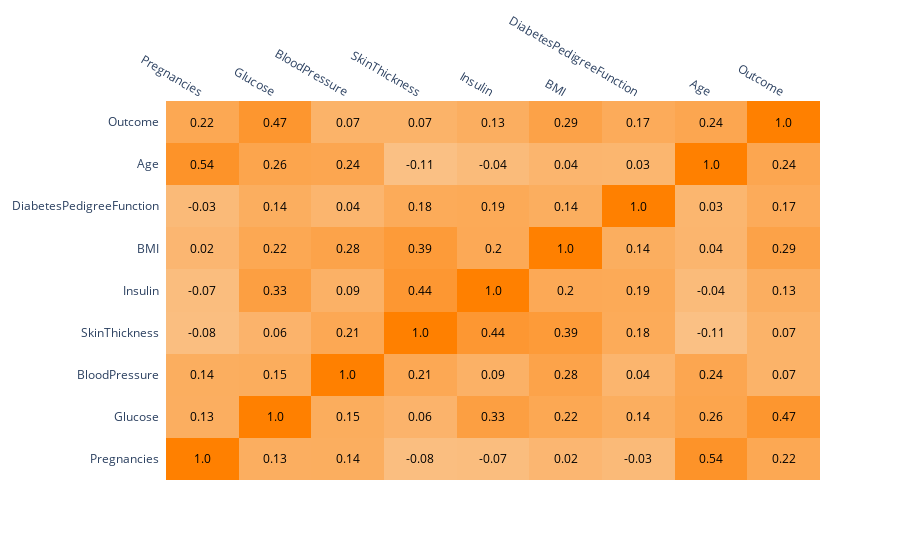

The notebook cell this image was saved under:
### Code cell
#https://plotly.com/python/annotated-heatmap/

colorscale = [[0, 'navy'], [0.7, 'plum'], [1, 'plum']]
colorscale = [[0, 'rgb(250, 192, 132)'], [0.5, 'rgb(253, 151, 49)'], [1, 'rgb(255, 128, 0)']]

font_colors = ['black'] # ['white', 'black']
fig = ff.create_annotated_heatmap(
    df_corr.values.round(2), 
    colorscale=colorscale, 
    font_colors=font_colors,
    x=colunas,
    y=colunas
)
fig.show()

### Figure 1 — Plotly figure (JSON) as saved in the notebook; plotly's stock layout.template omitted (floating-point values rounded to 4 significant figures)
{"data": [{"colorscale": [[0, "rgb(250, 192, 132)"], [0.5, "rgb(253, 151, 49)"], [1, "rgb(255, 128, 0)"]], "reversescale": false, "showscale": false, "type": "heatmap", "x": ["Pregnancies", "Glucose", "BloodPressure", "SkinThickness", "Insulin", "BMI", "DiabetesPedigreeFunction", "Age", "Outcome"], "y": ["Pregnancies", "Glucose", "BloodPressure", "SkinThickness", "Insulin", "BMI", "DiabetesPedigreeFunction", "Age", "Outcome"], "z": [[1, 0.13, 0.14, -0.08, -0.07, 0.02, -0.03, 0.54, 0.22], [0.13, 1, 0.15, 0.06, 0.33, 0.22, 0.14, 0.26, 0.47], [0.14, 0.15, 1, 0.21, 0.09, 0.28, 0.04, 0.24, 0.07], [-0.08, 0.06, 0.21, 1, 0.44, 0.39, 0.18, -0.11, 0.07], [-0.07, 0.33, 0.09, 0.44, 1, 0.2, 0.19, -0.04, 0.13], [0.02, 0.22, 0.28, 0.39, 0.2, 1, 0.14, 0.04, 0.29], [-0.03, 0.14, 0.04, 0.18, 0.19, 0.14, 1, 0.03, 0.17], [0.54, 0.26, 0.24, -0.11, -0.04, 0.04, 0.03, 1, 0.24], [0.22, 0.47, 0.07, 0.07, 0.13, 0.29, 0.17, 0.24, 1]]}], "layout": {"annotations": [{"font": {"color": "black"}, "showarrow": false, "text": "1.0", "x": "Pregnancies", "xref": "x", "y": "Pregnancies", "yref": "y"}, {"font": {"color": "black"}, "showarrow": false, "text": "0.13", "x": "Glucose", "xref": "x", "y": "Pregnancies", "yref": "y"}, {"font": {"color": "black"}, "showarrow": false, "text": "0.14", "x": "BloodPressure", "xref": "x", "y": "Pregnancies", "yref": "y"}, {"font": {"color": "black"}, "showarrow": false, "text": "-0.08", "x": "SkinThickness", "xref": "x", "y": "Pregnancies", "yref": "y"}, {"font": {"color": "black"}, "showarrow": false, "text": "-0.07", "x": "Insulin", "xref": "x", "y": "Pregnancies", "yref": "y"}, {"font": {"color": "black"}, "showarrow": false, "text": "0.02", "x": "BMI", "xref": "x", "y": "Pregnancies", "yref": "y"}, {"font": {"color": "black"}, "showarrow": false, "text": "-0.03", "x": "DiabetesPedigreeFunction", "xref": "x", "y": "Pregnancies", "yref": "y"}, {"font": {"color": "black"}, "showarrow": false, "text": "0.54", "x": "Age", "xref": "x", "y": "Pregnancies", "yref": "y"}, {"font": {"color": "black"}, "showarrow": false, "text": "0.22", "x": "Outcome", "xref": "x", "y": "Pregnancies", "yref": "y"}, {"font": {"color": "black"}, "showarrow": false, "text": "0.13", "x": "Pregnancies", "xref": "x", "y": "Glucose", "yref": "y"}, {"font": {"color": "black"}, "showarrow": false, "text": "1.0", "x": "Glucose", "xref": "x", "y": "Glucose", "yref": "y"}, {"font": {"color": "black"}, "showarrow": false, "text": "0.15", "x": "BloodPressure", "xref": "x", "y": "Glucose", "yref": "y"}, {"font": {"color": "black"}, "showarrow": false, "text": "0.06", "x": "SkinThickness", "xref": "x", "y": "Glucose", "yref": "y"}, {"font": {"color": "black"}, "showarrow": false, "text": "0.33", "x": "Insulin", "xref": "x", "y": "Glucose", "yref": "y"}, {"font": {"color": "black"}, "showarrow": false, "text": "0.22", "x": "BMI", "xref": "x", "y": "Glucose", "yref": "y"}, {"font": {"color": "black"}, "showarrow": false, "text": "0.14", "x": "DiabetesPedigreeFunction", "xref": "x", "y": "Glucose", "yref": "y"}, {"font": {"color": "black"}, "showarrow": false, "text": "0.26", "x": "Age", "xref": "x", "y": "Glucose", "yref": "y"}, {"font": {"color": "black"}, "showarrow": false, "text": "0.47", "x": "Outcome", "xref": "x", "y": "Glucose", "yref": "y"}, {"font": {"color": "black"}, "showarrow": false, "text": "0.14", "x": "Pregnancies", "xref": "x", "y": "BloodPressure", "yref": "y"}, {"font": {"color": "black"}, "showarrow": false, "text": "0.15", "x": "Glucose", "xref": "x", "y": "BloodPressure", "yref": "y"}, {"font": {"color": "black"}, "showarrow": false, "text": "1.0", "x": "BloodPressure", "xref": "x", "y": "BloodPressure", "yref": "y"}, {"font": {"color": "black"}, "showarrow": false, "text": "0.21", "x": "SkinThickness", "xref": "x", "y": "BloodPressure", "yref": "y"}, {"font": {"color": "black"}, "showarrow": false, "text": "0.09", "x": "Insulin", "xref": "x", "y": "BloodPressure", "yref": "y"}, {"font": {"color": "black"}, "showarrow": false, "text": "0.28", "x": "BMI", "xref": "x", "y": "BloodPressure", "yref": "y"}, {"font": {"color": "black"}, "showarrow": false, "text": "0.04", "x": "DiabetesPedigreeFunction", "xref": "x", "y": "BloodPressure", "yref": "y"}, {"font": {"color": "black"}, "showarrow": false, "text": "0.24", "x": "Age", "xref": "x", "y": "BloodPressure", "yref": "y"}, {"font": {"color": "black"}, "showarrow": false, "text": "0.07", "x": "Outcome", "xref": "x", "y": "BloodPressure", "yref": "y"}, {"font": {"color": "black"}, "showarrow": false, "text": "-0.08", "x": "Pregnancies", "xref": "x", "y": "SkinThickness", "yref": "y"}, {"font": {"color": "black"}, "showarrow": false, "text": "0.06", "x": "Glucose", "xref": "x", "y": "SkinThickness", "yref": "y"}, {"font": {"color": "black"}, "showarrow": false, "text": "0.21", "x": "BloodPressure", "xref": "x", "y": "SkinThickness", "yref": "y"}, {"font": {"color": "black"}, "showarrow": false, "text": "1.0", "x": "SkinThickness", "xref": "x", "y": "SkinThickness", "yref": "y"}, {"font": {"color": "black"}, "showarrow": false, "text": "0.44", "x": "Insulin", "xref": "x", "y": "SkinThickness", "yref": "y"}, {"font": {"color": "black"}, "showarrow": false, "text": "0.39", "x": "BMI", "xref": "x", "y": "SkinThickness", "yref": "y"}, {"font": {"color": "black"}, "showarrow": false, "text": "0.18", "x": "DiabetesPedigreeFunction", "xref": "x", "y": "SkinThickness", "yref": "y"}, {"font": {"color": "black"}, "showarrow": false, "text": "-0.11", "x": "Age", "xref": "x", "y": "SkinThickness", "yref": "y"}, {"font": {"color": "black"}, "showarrow": false, "text": "0.07", "x": "Outcome", "xref": "x", "y": "SkinThickness", "yref": "y"}, {"font": {"color": "black"}, "showarrow": false, "text": "-0.07", "x": "Pregnancies", "xref": "x", "y": "Insulin", "yref": "y"}, {"font": {"color": "black"}, "showarrow": false, "text": "0.33", "x": "Glucose", "xref": "x", "y": "Insulin", "yref": "y"}, {"font": {"color": "black"}, "showarrow": false, "text": "0.09", "x": "BloodPressure", "xref": "x", "y": "Insulin", "yref": "y"}, {"font": {"color": "black"}, "showarrow": false, "text": "0.44", "x": "SkinThickness", "xref": "x", "y": "Insulin", "yref": "y"}, {"font": {"color": "black"}, "showarrow": false, "text": "1.0", "x": "Insulin", "xref": "x", "y": "Insulin", "yref": "y"}, {"font": {"color": "black"}, "showarrow": false, "text": "0.2", "x": "BMI", "xref": "x", "y": "Insulin", "yref": "y"}, {"font": {"color": "black"}, "showarrow": false, "text": "0.19", "x": "DiabetesPedigreeFunction", "xref": "x", "y": "Insulin", "yref": "y"}, {"font": {"color": "black"}, "showarrow": false, "text": "-0.04", "x": "Age", "xref": "x", "y": "Insulin", "yref": "y"}, {"font": {"color": "black"}, "showarrow": false, "text": "0.13", "x": "Outcome", "xref": "x", "y": "Insulin", "yref": "y"}, {"font": {"color": "black"}, "showarrow": false, "text": "0.02", "x": "Pregnancies", "xref": "x", "y": "BMI", "yref": "y"}, {"font": {"color": "black"}, "showarrow": false, "text": "0.22", "x": "Glucose", "xref": "x", "y": "BMI", "yref": "y"}, {"font": {"color": "black"}, "showarrow": false, "text": "0.28", "x": "BloodPressure", "xref": "x", "y": "BMI", "yref": "y"}, {"font": {"color": "black"}, "showarrow": false, "text": "0.39", "x": "SkinThickness", "xref": "x", "y": "BMI", "yref": "y"}, {"font": {"color": "black"}, "showarrow": false, "text": "0.2", "x": "Insulin", "xref": "x", "y": "BMI", "yref": "y"}, {"font": {"color": "black"}, "showarrow": false, "text": "1.0", "x": "BMI", "xref": "x", "y": "BMI", "yref": "y"}, {"font": {"color": "black"}, "showarrow": false, "text": "0.14", "x": "DiabetesPedigreeFunction", "xref": "x", "y": "BMI", "yref": "y"}, {"font": {"color": "black"}, "showarrow": false, "text": "0.04", "x": "Age", "xref": "x", "y": "BMI", "yref": "y"}, {"font": {"color": "black"}, "showarrow": false, "text": "0.29", "x": "Outcome", "xref": "x", "y": "BMI", "yref": "y"}, {"font": {"color": "black"}, "showarrow": false, "text": "-0.03", "x": "Pregnancies", "xref": "x", "y": "DiabetesPedigreeFunction", "yref": "y"}, {"font": {"color": "black"}, "showarrow": false, "text": "0.14", "x": "Glucose", "xref": "x", "y": "DiabetesPedigreeFunction", "yref": "y"}, {"font": {"color": "black"}, "showarrow": false, "text": "0.04", "x": "BloodPressure", "xref": "x", "y": "DiabetesPedigreeFunction", "yref": "y"}, {"font": {"color": "black"}, "showarrow": false, "text": "0.18", "x": "SkinThickness", "xref": "x", "y": "DiabetesPedigreeFunction", "yref": "y"}, {"font": {"color": "black"}, "showarrow": false, "text": "0.19", "x": "Insulin", "xref": "x", "y": "DiabetesPedigreeFunction", "yref": "y"}, {"font": {"color": "black"}, "showarrow": false, "text": "0.14", "x": "BMI", "xref": "x", "y": "DiabetesPedigreeFunction", "yref": "y"}, {"font": {"color": "black"}, "showarrow": false, "text": "1.0", "x": "DiabetesPedigreeFunction", "xref": "x", "y": "DiabetesPedigreeFunction", "yref": "y"}, {"font": {"color": "black"}, "showarrow": false, "text": "0.03", "x": "Age", "xref": "x", "y": "DiabetesPedigreeFunction", "yref": "y"}, {"font": {"color": "black"}, "showarrow": false, "text": "0.17", "x": "Outcome", "xref": "x", "y": "DiabetesPedigreeFunction", "yref": "y"}, {"font": {"color": "black"}, "showarrow": false, "text": "0.54", "x": "Pregnancies", "xref": "x", "y": "Age", "yref": "y"}, {"font": {"color": "black"}, "showarrow": false, "text": "0.26", "x": "Glucose", "xref": "x", "y": "Age", "yref": "y"}, {"font": {"color": "black"}, "showarrow": false, "text": "0.24", "x": "BloodPressure", "xref": "x", "y": "Age", "yref": "y"}, {"font": {"color": "black"}, "showarrow": false, "text": "-0.11", "x": "SkinThickness", "xref": "x", "y": "Age", "yref": "y"}, {"font": {"color": "black"}, "showarrow": false, "text": "-0.04", "x": "Insulin", "xref": "x", "y": "Age", "yref": "y"}, {"font": {"color": "black"}, "showarrow": false, "text": "0.04", "x": "BMI", "xref": "x", "y": "Age", "yref": "y"}, {"font": {"color": "black"}, "showarrow": false, "text": "0.03", "x": "DiabetesPedigreeFunction", "xref": "x", "y": "Age", "yref": "y"}, {"font": {"color": "black"}, "showarrow": false, "text": "1.0", "x": "Age", "xref": "x", "y": "Age", "yref": "y"}, {"font": {"color": "black"}, "showarrow": false, "text": "0.24", "x": "Outcome", "xref": "x", "y": "Age", "yref": "y"}, {"font": {"color": "black"}, "showarrow": false, "text": "0.22", "x": "Pregnancies", "xref": "x", "y": "Outcome", "yref": "y"}, {"font": {"color": "black"}, "showarrow": false, "text": "0.47", "x": "Glucose", "xref": "x", "y": "Outcome", "yref": "y"}, {"font": {"color": "black"}, "showarrow": false, "text": "0.07", "x": "BloodPressure", "xref": "x", "y": "Outcome", "yref": "y"}, {"font": {"color": "black"}, "showarrow": false, "text": "0.07", "x": "SkinThickness", "xref": "x", "y": "Outcome", "yref": "y"}, {"font": {"color": "black"}, "showarrow": false, "text": "0.13", "x": "Insulin", "xref": "x", "y": "Outcome", "yref": "y"}, {"font": {"color": "black"}, "showarrow": false, "text": "0.29", "x": "BMI", "xref": "x", "y": "Outcome", "yref": "y"}, {"font": {"color": "black"}, "showarrow": false, "text": "0.17", "x": "DiabetesPedigreeFunction", "xref": "x", "y": "Outcome", "yref": "y"}, {"font": {"color": "black"}, "showarrow": false, "text": "0.24", "x": "Age", "xref": "x", "y": "Outcome", "yref": "y"}, {"font": {"color": "black"}, "showarrow": false, "text": "1.0", "x": "Outcome", "xref": "x", "y": "Outcome", "yref": "y"}], "xaxis": {"dtick": 1, "gridcolor": "rgb(0, 0, 0)", "side": "top", "ticks": ""}, "yaxis": {"dtick": 1, "ticks": "", "ticksuffix": "  "}}}
